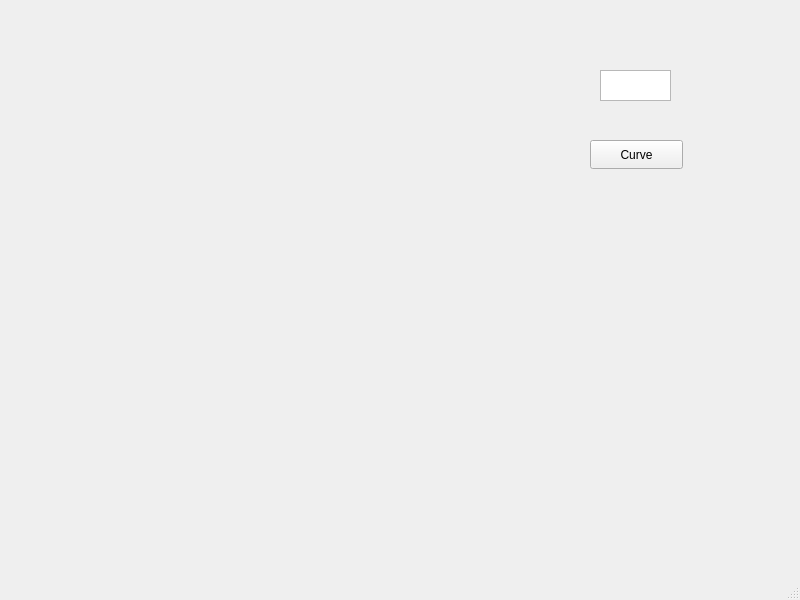
<?xml version="1.0" encoding="UTF-8"?>
<ui version="4.0">
 <class>MainWindow</class>
 <widget class="QMainWindow" name="MainWindow">
  <property name="geometry">
   <rect>
    <x>0</x>
    <y>0</y>
    <width>800</width>
    <height>600</height>
   </rect>
  </property>
  <property name="windowTitle">
   <string>MainWindow</string>
  </property>
  <widget class="QWidget" name="centralwidget">
   <widget class="QLabel" name="label">
    <property name="geometry">
     <rect>
      <x>0</x>
      <y>0</y>
      <width>500</width>
      <height>500</height>
     </rect>
    </property>
    <property name="text">
     <string/>
    </property>
   </widget>
   <widget class="QTextEdit" name="textEdit">
    <property name="geometry">
     <rect>
      <x>600</x>
      <y>70</y>
      <width>71</width>
      <height>31</height>
     </rect>
    </property>
   </widget>
   <widget class="QPushButton" name="pushButton">
    <property name="geometry">
     <rect>
      <x>590</x>
      <y>140</y>
      <width>93</width>
      <height>29</height>
     </rect>
    </property>
    <property name="text">
     <string>Curve</string>
    </property>
   </widget>
  </widget>
  <widget class="QMenuBar" name="menubar">
   <property name="geometry">
    <rect>
     <x>0</x>
     <y>0</y>
     <width>800</width>
     <height>26</height>
    </rect>
   </property>
  </widget>
  <widget class="QStatusBar" name="statusbar"/>
 </widget>
 <resources/>
 <connections/>
</ui>
